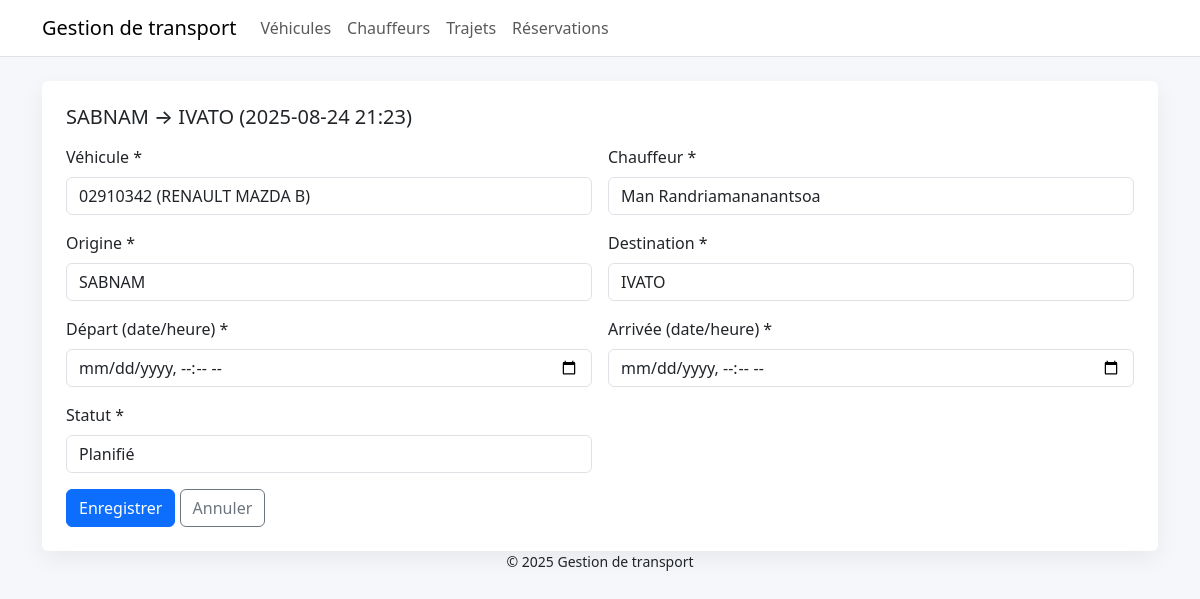
The page /trajets/1/modifier/ on the database as committed earlier.
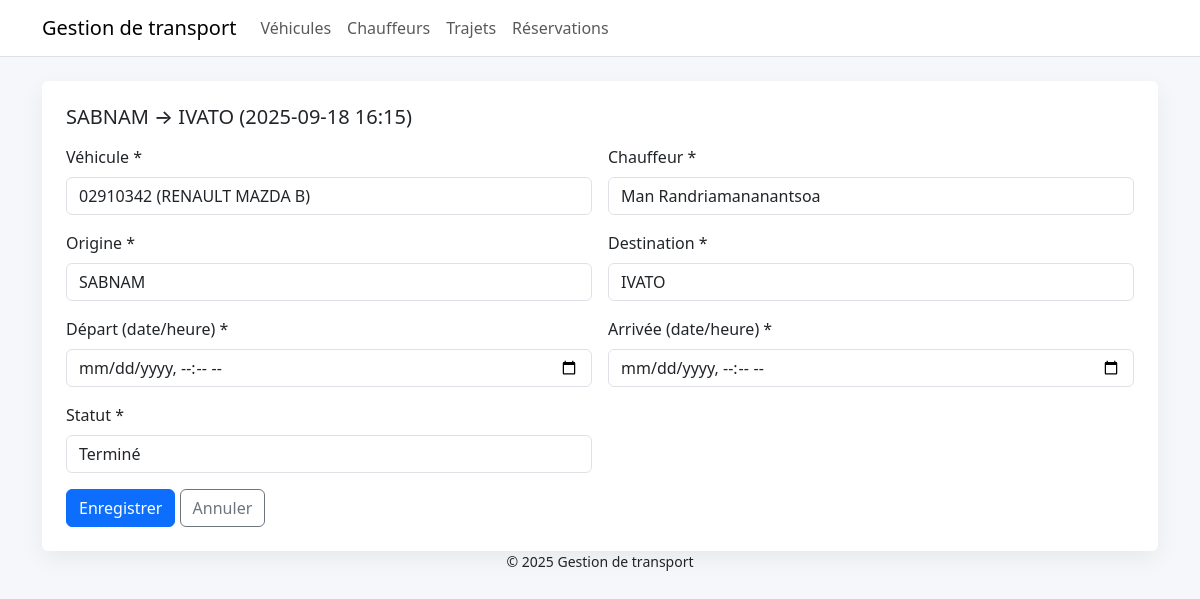
The same page on the database as committed later.
### transport/models.py (models this page shows, shortened)
class Horodatage(models.Model):
    date_creation = models.DateTimeField(auto_now_add=True)
    date_mise_a_jour = models.DateTimeField(auto_now=True)
    class Meta:
        abstract = True

class Trajet(Horodatage):
    STATUTS = [
        ('planifie', 'Planifié'),
        ('termine', 'Terminé'),
        ('annule', 'Annulé'),
    ]
    vehicule = models.ForeignKey(Vehicule, on_delete=models.PROTECT)
    chauffeur = models.ForeignKey(Chauffeur, on_delete=models.PROTECT)
    origine = models.CharField(max_length=100)
    destination = models.CharField(max_length=100)
    depart_datetime = models.DateTimeField()
    arrivee_datetime = models.DateTimeField()
    statut = models.CharField(max_length=20, choices=STATUTS, default='planifie')
    def __str__(self):
        return f"{self.origine} → {self.destination} ({self.depart_datetime:%Y-%m-%d %H:%M})"

### transport/views.py (the view, shortened to what this page needs)
# urls.py: path('trajets/<int:pk>/modifier/', views.TrajetMiseAJourVue.as_view(), name='trajet_modifier'),
class TrajetMiseAJourVue(UpdateView):
    model = Trajet
    form_class = TrajetFormulaire
    template_name = 'transport/trajet_formulaire.html'
    success_url = reverse_lazy('trajet_liste')

### transport/forms.py
class TrajetFormulaire(FormulaireBootstrap):
    depart_datetime = forms.DateTimeField(widget=forms.DateTimeInput(attrs={'type': 'datetime-local'}), label="Départ (date/heure)")
    arrivee_datetime = forms.DateTimeField(widget=forms.DateTimeInput(attrs={'type': 'datetime-local'}), label="Arrivée (date/heure)")
    class Meta:
        model = Trajet
        fields = ['vehicule', 'chauffeur', 'origine', 'destination', 'depart_datetime', 'arrivee_datetime', 'statut']
        labels = {
            'vehicule': 'Véhicule',
            'chauffeur': 'Chauffeur',
            'origine': 'Origine',
            'destination': 'Destination',
            'statut': 'Statut',
        }

### transport/models.py (called while the page is built)
    def __str__(self):
        return f"{self.immatriculation} ({self.marque} {self.modele})"

    def __str__(self):
        return f"{self.prenom} {self.nom}"

### transport/templates/transport/trajet_formulaire.html (shortened to what this page needs)
{% extends 'base.html' %}
{% block content %}
<div class="card carte p-4">
  <h2 class="h5 mb-3">{{ object|default_if_none:"Nouveau trajet" }}</h2>
  <form method="post">
    <div class="row g-3">
      {% for champ in form %}
      <div class="col-md-6">
        <label class="form-label">{{ champ.label }}{% if champ.field.required %} *{% endif %}</label>
        {{ champ }}
      </div>
      {% endfor %}
    </div>
    <div class="mt-3">
      <button class="btn btn-primary">Enregistrer</button>
      <a href="{% url 'trajet_liste' %}" class="btn btn-outline-secondary">Annuler</a>
    </div>
  </form>
</div>
{% endblock %}

Rows that differ between the two databases and show on the page:
changed Trajet "02910342 (RENAULT MAZDA B)": origine+destination+depart_datetime "SABNAM → IVATO (2025-08-24 21:23)" → "SABNAM → IVATO (2025-09-18 16:15)"; statut "Planifié" → "Terminé"
